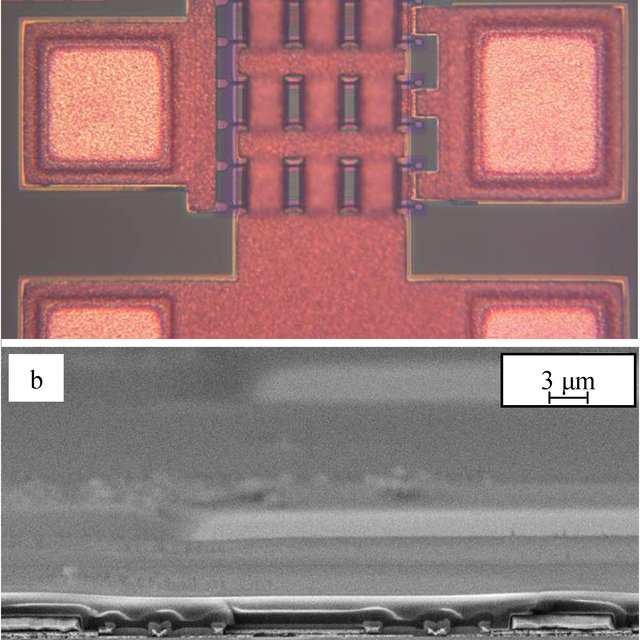
#> input picture Photos/mosfet.jpg, 640 x 640 px
$ python -i img_processing.py   (imports and definitions only)
#> lines starting #> are read from the running program, lines starting #| are printed output that depends on the picture
### Import library
import cv2 as cv
from cv2 import IMWRITE_JPEG2000_COMPRESSION_X1000
import numpy as np
import matplotlib.pyplot as plt
import scipy
from scipy.signal import find_peaks
from scipy.stats import linregress
import math
import pwlf
from sklearn.mixture import GaussianMixture
from PIL import Image


### Some definitions:
### Kernel: matrix that defines size of convolution, weights applied and an anchor point
### Convolutions: mathematical operations between two functions that create a third function. In OpenCV

### Import image
def get_array(file):
    return cv.imread(file)

### Rescale the image during cv.imgshow
# [39 lines left out: functions rescale, background_profiler, contrast_enhancer, not called in this run]

### Perform canny edge detection
def canny_edge (img):
    edges = cv.Canny(img,10,50) #Arguments:  1) input image, 2) minVal, 3) maxVal, 4) aperture size (default = 3), 5) L2gradient
    return edges

# [16 lines left out: functions auto_canny, sobel_edge, not called in this run]

### Perform binary conversion
def binary_threshold (img,threshold):
    ret, bin_image = cv.threshold(img, threshold, 255, cv.THRESH_BINARY)
    return bin_image

### Perform adaptive binary conversion
# [27 lines left out: functions adapt_thresh_bin, adapt_thresh_inv_bin, adapt_thresh_trunc, adapt_thresh_tozero, not called in this run]

def adapt_thresh_inv_tozero(img):
    ret1, th1 = cv.threshold(img, 127, 255, cv.THRESH_TOZERO_INV)
    th2 = cv.adaptiveThreshold(img,255,cv.ADAPTIVE_THRESH_MEAN_C, cv.THRESH_TOZERO_INV,12,2)
    th3 = cv.adaptiveThreshold(img,255,cv.ADAPTIVE_THRESH_GAUSSIAN_C, cv.THRESH_TOZERO_INV,12,2)

    return th1, th2, th3

# [325 lines left out: functions adapt_thresh_otsu, get_contours, img_separator, get_cropped_image, img_join, add_text and 6 more, not called in this run]

>>> import cv2
>>> picture = cv2.imread('Photos/mosfet.jpg', cv2.IMREAD_GRAYSCALE)
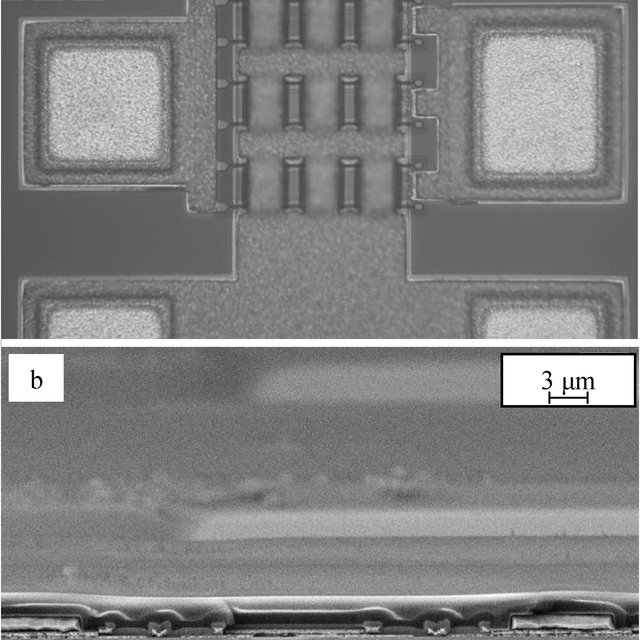
#> picture: shape (640, 640); min 0, max 255, mean 129.8
>>> result = adapt_thresh_inv_tozero(picture)
#> in adapt_thresh_inv_tozero, `ret1, th1 = cv.threshold(img, 127, 255, cv.THRESH_TOZERO_INV)`:
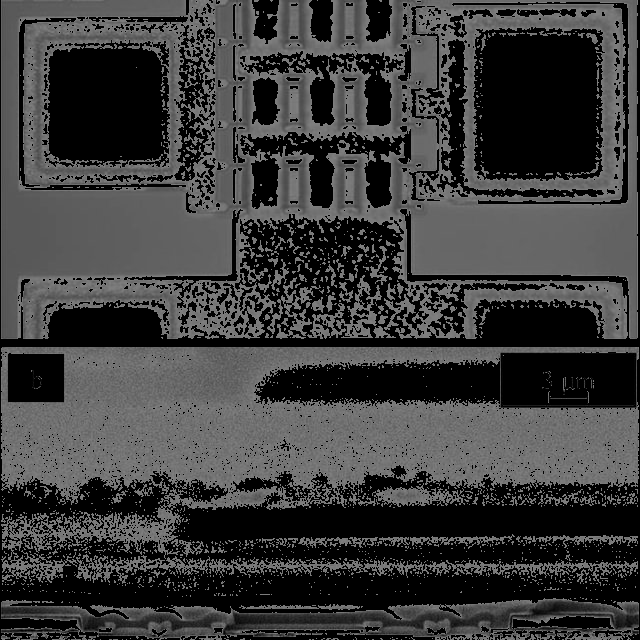
#> th1: shape (640, 640); min 0, max 127, mean 59.7
#> (the run stopped early here; a loop or call above may not have finished)
